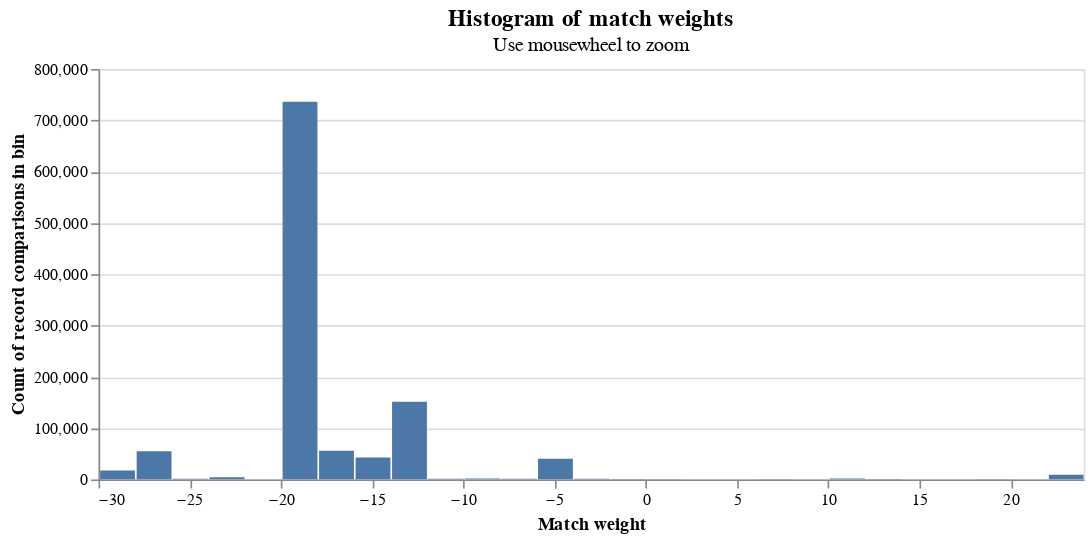

Notebook source saved alongside this figure:
### Code cell
linker.match_weights_histogram(linker.predict())

### Figure 1 — Vega-Lite specification as saved in the notebook (floating-point values rounded to 4 significant figures)
{"config": {"view": {"continuousWidth": 300, "continuousHeight": 300}, "title": {"fontSize": 14}}, "data": {"name": "data-60954140e7e4da84efd2e529c77ac6f9"}, "mark": "bar", "encoding": {"tooltip": [{"field": "count_rows", "title": "Count in bin", "type": "quantitative"}], "x": {"axis": {"title": "Match weight"}, "bin": "binned", "field": "splink_score_bin_low", "type": "quantitative"}, "x2": {"field": "splink_score_bin_high"}, "y": {"axis": {"title": "Count of record comparisons in bin"}, "field": "count_rows", "type": "quantitative"}}, "height": 250, "params": [{"name": "mouse_zoom", "select": {"type": "interval", "encodings": ["y"]}, "bind": "scales"}], "title": {"text": "Histogram of match weights", "subtitle": "Use mousewheel to zoom"}, "width": 600, "$schema": "https://vega.github.io/schema/vega-lite/v5.9.3.json", "datasets": {"data-60954140e7e4da84efd2e529c77ac6f9": [{"splink_score_bin_low": -30.0, "binwidth": 2, "count_rows": 17501, "splink_score_bin_high": -28.0}, {"splink_score_bin_low": -28.0, "binwidth": 2, "count_rows": 54795, "splink_score_bin_high": -26.0}, {"splink_score_bin_low": -26.0, "binwidth": 2, "count_rows": 1462, "splink_score_bin_high": -24.0}, {"splink_score_bin_low": -24.0, "binwidth": 2, "count_rows": 4428, "splink_score_bin_high": -22.0}, {"splink_score_bin_low": -22.0, "binwidth": 2, "count_rows": 143, "splink_score_bin_high": -20.0}, {"splink_score_bin_low": -20.0, "binwidth": 2, "count_rows": 736319, "splink_score_bin_high": -18.0}, {"splink_score_bin_low": -18.0, "binwidth": 2, "count_rows": 55812, "splink_score_bin_high": -16.0}, {"splink_score_bin_low": -16.0, "binwidth": 2, "count_rows": 42789, "splink_score_bin_high": -14.0}, {"splink_score_bin_low": -14.0, "binwidth": 2, "count_rows": 151279, "splink_score_bin_high": -12.0}, {"splink_score_bin_low": -12.0, "binwidth": 2, "count_rows": 1480, "splink_score_bin_high": -10.0}, {"splink_score_bin_low": -10.0, "binwidth": 2, "count_rows": 1783, "splink_score_bin_high": -8.0}, {"splink_score_bin_low": -8.0, "binwidth": 2, "count_rows": 1305, "splink_score_bin_high": -6.0}, {"splink_score_bin_low": -6.0, "binwidth": 2, "count_rows": 40361, "splink_score_bin_high": -4.0}, {"splink_score_bin_low": -4.0, "binwidth": 2, "count_rows": 1522, "splink_score_bin_high": -2.0}, {"splink_score_bin_low": -2.0, "binwidth": 2, "count_rows": 839, "splink_score_bin_high": 0.0}, {"splink_score_bin_low": 0.0, "binwidth": 2, "count_rows": 611, "splink_score_bin_high": 2.0}, {"splink_score_bin_low": 2.0, "binwidth": 2, "count_rows": 92, "splink_score_bin_high": 4.0}, {"splink_score_bin_low": 4.0, "binwidth": 2, "count_rows": 16, "splink_score_bin_high": 6.0}, {"splink_score_bin_low": 6.0, "binwidth": 2, "count_rows": 412, "splink_score_bin_high": 8.0}, {"splink_score_bin_low": 10.0, "binwidth": 2, "count_rows": 1903, "splink_score_bin_high": 12.0}, {"splink_score_bin_low": 12.0, "binwidth": 2, "count_rows": 931, "splink_score_bin_high": 14.0}, {"splink_score_bin_low": 14.0, "binwidth": 2, "count_rows": 60, "splink_score_bin_high": 16.0}, {"splink_score_bin_low": 16.0, "binwidth": 2, "count_rows": 47, "splink_score_bin_high": 18.0}, {"splink_score_bin_low": 18.0, "binwidth": 2, "count_rows": 339, "splink_score_bin_high": 20.0}, {"splink_score_bin_low": 22.0, "binwidth": 2, "count_rows": 9194, "splink_score_bin_high": 24.0}]}}
